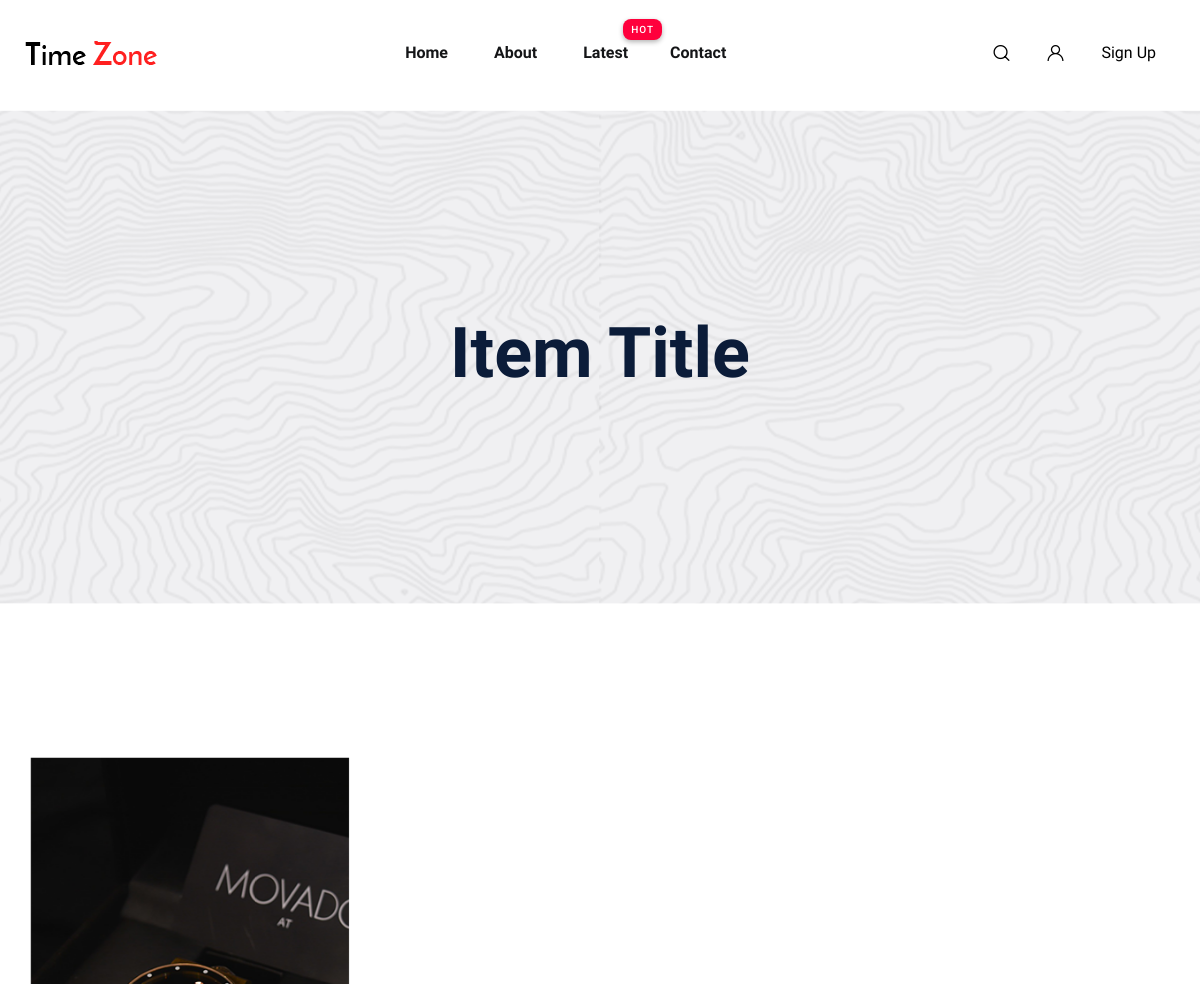
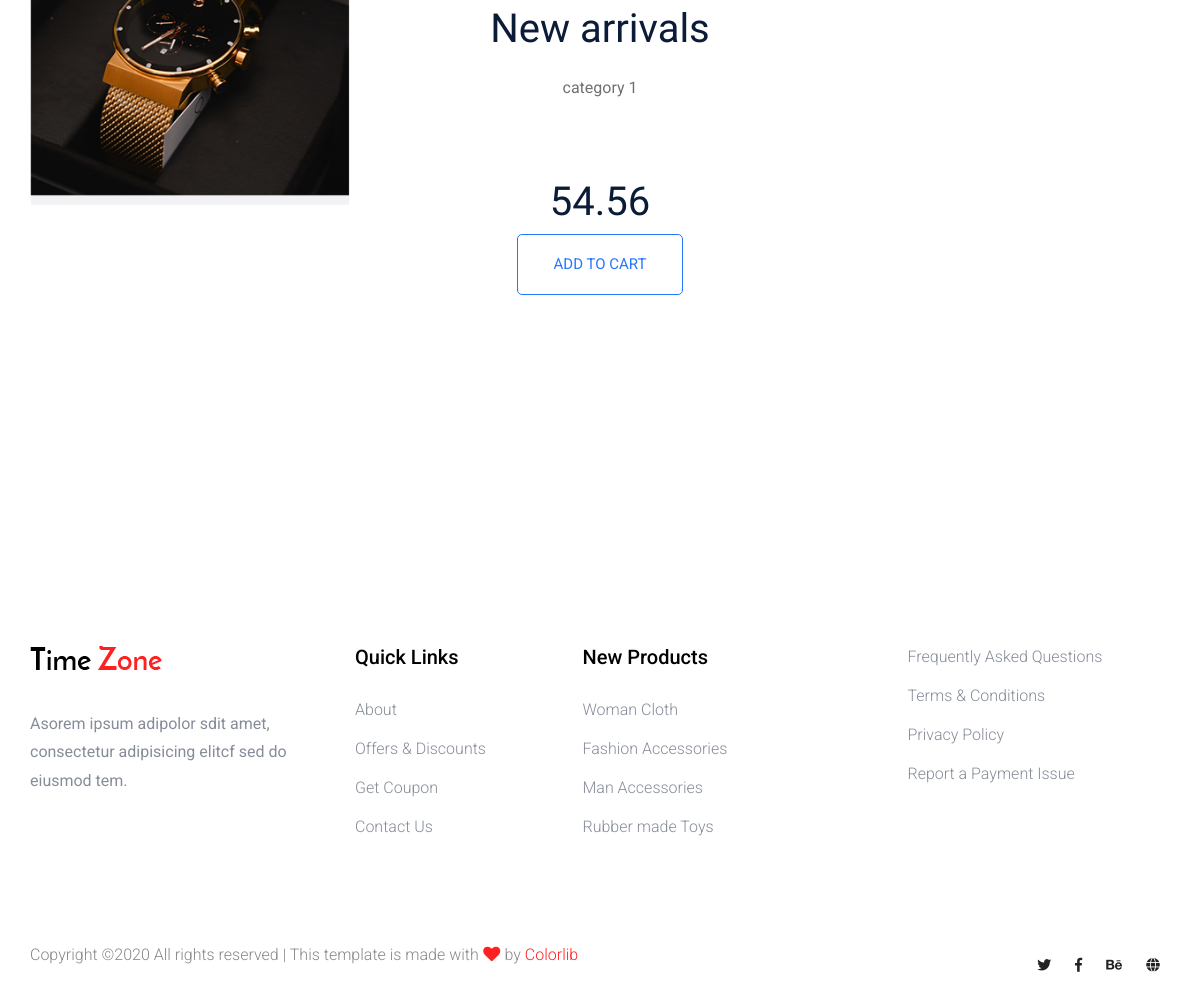
The page /product_details/new-arrivals/ on the database its author committed (2 pictures, top to bottom).
### shop/models.py (models this page shows, shortened)
class Item(models.Model):
    item_name = models.CharField(max_length=100)
    price = models.DecimalField(max_digits=10, decimal_places=2)
    item_image = models.ImageField(upload_to='Items/')
    label = models.CharField(choices=CATEGORY, max_length=2)
    description = models.TextField()
    slug = models.SlugField(blank=True, null=True)
    def get_add_to_cart_url(self):
        return reverse('add_to_cart', kwargs={
            'slug': self.slug
        })

### shop/views.py (the view)
# urls.py: path('product_details/<slug>/', views.ProductDetail.as_view(), name='product_details'),
class ProductDetail(DetailView):
    model = Item
    template_name = 'product_details.html'

### shop/templates/product_details.html (shortened to what this page needs)
{% extends "base.html" %}
{% load static %}
{% block content %}
<body>
    <main>
        <div class="slider-area ">
            <div class="single-slider slider-height2 d-flex align-items-center">
                <div class="container">
                    <div class="row">
                        <div class="col-xl-12">
                            <div class="hero-cap text-center">
                                <h2>Item Title</h2>
                            </div>
                        </div>
                    </div>
                </div>
            </div>
        </div>
        <div class="product_image_area">
            <div class="container">
                <div class="row justify-content-center">
                    <div class="col-lg-12">
                        <div class="product_img_slide owl-carousel">
                            <div class="single_product_img">
                                <img src="{{item.item_image.url}}" alt="#" class="img-fluid">
                            </div>
                        </div>
                    </div>
                    <div class="col-lg-8">
                        <div class="single_product_text text-center">
                            <h3>{{item.item_name}}</h3>
                            <p>{{item.description}}</p>
                            <div class="card_area">
                                <div class="product_count_area">
                                </div>
                                <h3>{{item.price}}</h3>
                            </div>
                            <div class="add_to_cart">
                                <a href="{{item.get_add_to_cart_url}}" class="btn_3">add to cart</a>
                            </div>
                        </div>
                    </div>
                </div>
            </div>
        </div>
    </main>
    {% endblock %}

### shop/templates/product_details.html (style rules this page uses)
.owl-carousel .owl-item img { display: block; width: 28%; }
.product_image_area .single_product_text { margin: -200px 0 200px; }

### rows shown on the page
Item: item_image (picture), item_name "New arrivals", description "category 1", price "54.56"
